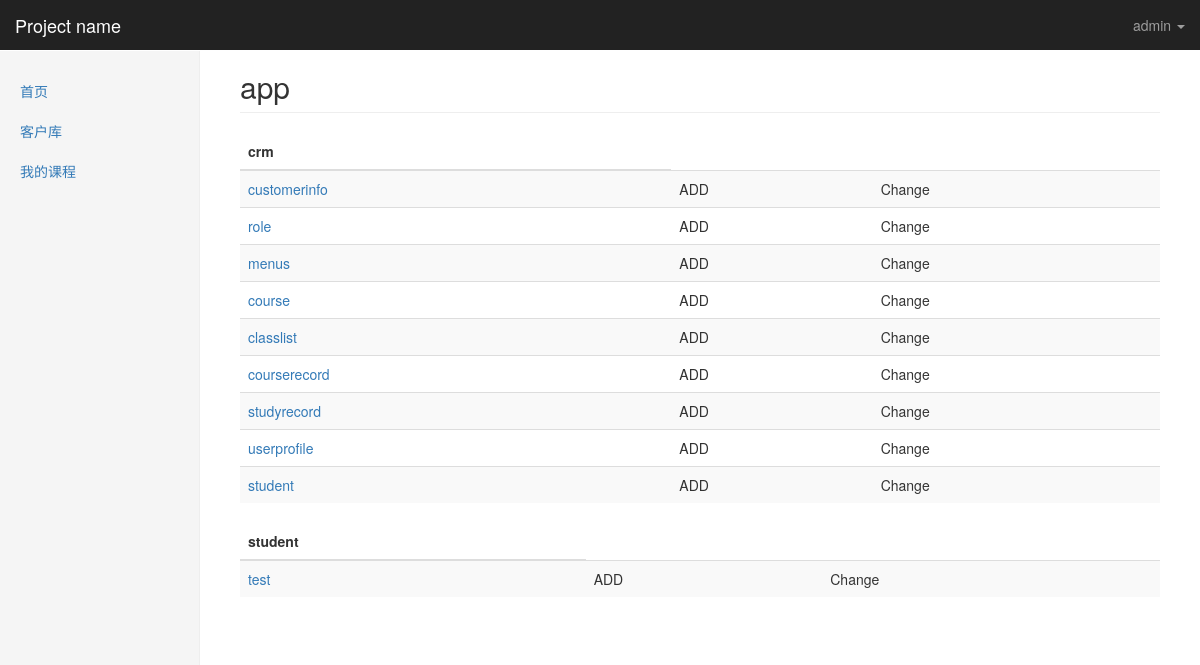
/kingadmin/crm/ (signed in), run on the app's committed database.
### crm/models.py (models this page shows, shortened)
class Menus(models.Model):
    name = models.CharField(max_length=64)
    url_type_choices = ((0,'absolute'),(1,'dynamic'))
    url_type = models.SmallIntegerField(choices=url_type_choices,default=0)
    url_name = models.CharField(max_length=128)
    class Meta:
        unique_together = ('name','url_name')

### kingadmin/views.py (the view)
def app_index(request):
    return render(request,'kingadmin/app_index.html', {'site':site})

### kingadmin/templates/kingadmin/app_index.html
{% extends 'kingadmin/index.html' %}
{% block  right-content-container %}
<h2 class="page-header">app</h2>
<div>
    {% for app_name,app_tables  in site.enabled_admins.items %}
        <table class="table table-striped">
            <thead>
                <tr>
                    <th>{{ app_name }}</th>
                </tr>
            </thead>
            <tbody>
                {% for model_name in app_tables %}
                    <tr>
                        <td><a  href="{% url 'table_obj_list' app_name model_name %}">{{ model_name }}</a></td>
                        <td>ADD</td>
                        <td>Change</td>
                    </tr>
                {% endfor %}
            </tbody>
        </table>
    {% endfor %}
</div>
{% endblock %}

### kingadmin/templates/kingadmin/index.html (shortened to what this page needs)
{% extends 'base.html' %}
{% block body %}
<nav class="navbar navbar-inverse navbar-fixed-top">
  <div class="container-fluid">
    <div class="navbar-header">
      <a class="navbar-brand" href="#">{% block pro_name %}Project name{% endblock %}</a>
    </div>
    <div id="navbar" class="navbar-collapse collapse">
      <ul class="nav navbar-nav navbar-right">
        <li class="dropdown ">
          <a href="#" class="dropdown-toggle" data-toggle="dropdown" role="button" >{{ request.user }} <span class="caret"></span></a>
        </li>
      </ul>
    </div>
  </div>
</nav>
<div class="container-fluid">
  <div class="row">
    <div class="col-sm-3 col-md-2 sidebar">
      <ul class="nav nav-sidebar">
        {% for role in  request.user.userprofile.role.select_related %}
            {% for menu in role.menus.select_related %}
                <li><a href="{% if menu.url_type == 0 %}{{ menu.url_name }}{% else %}{% url menu.url_name %}{% endif %}">{{ menu.name }}</a></li>
             {% endfor %}
         {% endfor %}
      </ul>
    </div>
    <div class="col-sm-9 col-sm-offset-3 col-md-10 col-md-offset-2 main">
      {% block  right-content-container %}{% endblock %}
    </div>
  </div>
</div>
{% endblock %}

### statics/css/dashboard.css (style rules this page uses)
body { padding-top: 50px; }
.navbar-fixed-top { border: 0; }
.sidebar { display: none; }
@media (min-width: 768px) { .sidebar { position: fixed; top: 51px; bottom: 0; left: 0; z-index: 1000; display: block; padding: 20px; overflow-x: hidden; overflow-y: auto; background-color: #f5f5f5; border-right: 1px solid #eee; } }
.nav-sidebar { margin-right: -21px; margin-bottom: 20px; margin-left: -20px; }
.nav-sidebar > li > a { padding-right: 20px; padding-left: 20px; }
.main { padding: 20px; }
@media (min-width: 768px) { .main { padding-right: 40px; padding-left: 40px; } }
.main .page-header { margin-top: 0; }

### data on the page
Menus: name "首页"
Menus: name "客户库"
Menus: name "我的课程"

### other printed values
{{ request.user }} "admin"
{{ app_name }} "crm" "student"
{{ model_name }} "customerinfo" "role" "menus" "course" "classlist" "courserecord" "studyrecord" "userprofile" "student" "test"
